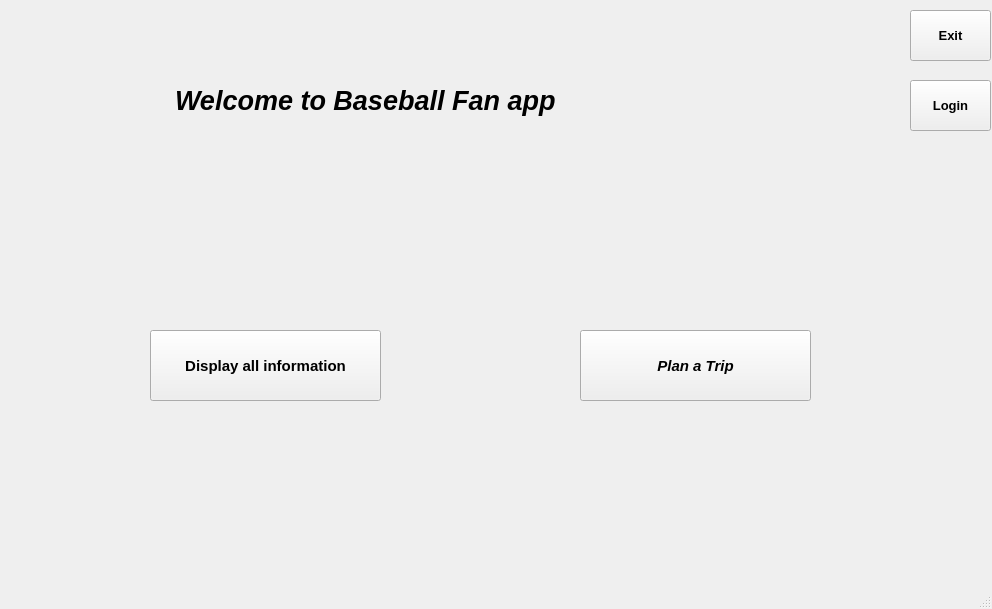
<?xml version="1.0" encoding="UTF-8"?>
<ui version="4.0">
 <class>MainWindow</class>
 <widget class="QMainWindow" name="MainWindow">
  <property name="geometry">
   <rect>
    <x>0</x>
    <y>0</y>
    <width>992</width>
    <height>609</height>
   </rect>
  </property>
  <property name="windowTitle">
   <string>MainWindow</string>
  </property>
  <widget class="QWidget" name="centralwidget">
   <widget class="QPushButton" name="loginButton">
    <property name="geometry">
     <rect>
      <x>910</x>
      <y>80</y>
      <width>81</width>
      <height>51</height>
     </rect>
    </property>
    <property name="font">
     <font>
      <family>Arial</family>
      <pointsize>10</pointsize>
      <weight>75</weight>
      <bold>true</bold>
     </font>
    </property>
    <property name="text">
     <string>Login</string>
    </property>
   </widget>
   <widget class="QPushButton" name="displayButton">
    <property name="geometry">
     <rect>
      <x>150</x>
      <y>330</y>
      <width>231</width>
      <height>71</height>
     </rect>
    </property>
    <property name="font">
     <font>
      <family>Arial</family>
      <pointsize>11</pointsize>
      <weight>75</weight>
      <bold>true</bold>
     </font>
    </property>
    <property name="text">
     <string>Display all information</string>
    </property>
   </widget>
   <widget class="QPushButton" name="planTripButton">
    <property name="geometry">
     <rect>
      <x>580</x>
      <y>330</y>
      <width>231</width>
      <height>71</height>
     </rect>
    </property>
    <property name="font">
     <font>
      <family>Arial</family>
      <pointsize>11</pointsize>
      <weight>75</weight>
      <italic>true</italic>
      <bold>true</bold>
     </font>
    </property>
    <property name="text">
     <string>Plan a Trip</string>
    </property>
   </widget>
   <widget class="QLabel" name="titelLabel">
    <property name="geometry">
     <rect>
      <x>10</x>
      <y>10</y>
      <width>971</width>
      <height>181</height>
     </rect>
    </property>
    <property name="font">
     <font>
      <family>Arial</family>
      <pointsize>20</pointsize>
      <weight>75</weight>
      <italic>true</italic>
      <bold>true</bold>
     </font>
    </property>
    <property name="layoutDirection">
     <enum>Qt::LeftToRight</enum>
    </property>
    <property name="text">
     <string>                      Welcome to Baseball Fan app</string>
    </property>
    <property name="alignment">
     <set>Qt::AlignLeading|Qt::AlignLeft|Qt::AlignVCenter</set>
    </property>
   </widget>
   <widget class="QLabel" name="BackgroundImag">
    <property name="geometry">
     <rect>
      <x>0</x>
      <y>190</y>
      <width>491</width>
      <height>411</height>
     </rect>
    </property>
    <property name="text">
     <string/>
    </property>
   </widget>
   <widget class="QLabel" name="BackgroundImag_2">
    <property name="geometry">
     <rect>
      <x>500</x>
      <y>190</y>
      <width>491</width>
      <height>421</height>
     </rect>
    </property>
    <property name="text">
     <string/>
    </property>
   </widget>
   <widget class="QPushButton" name="exitButton">
    <property name="geometry">
     <rect>
      <x>910</x>
      <y>10</y>
      <width>81</width>
      <height>51</height>
     </rect>
    </property>
    <property name="font">
     <font>
      <family>Arial</family>
      <pointsize>10</pointsize>
      <weight>75</weight>
      <bold>true</bold>
     </font>
    </property>
    <property name="text">
     <string>Exit</string>
    </property>
   </widget>
   <widget class="QLabel" name="label">
    <property name="geometry">
     <rect>
      <x>10</x>
      <y>10</y>
      <width>181</width>
      <height>141</height>
     </rect>
    </property>
    <property name="styleSheet">
     <string notr="true">image: url(:/1.png/Baseball Bat.png);</string>
    </property>
    <property name="text">
     <string/>
    </property>
   </widget>
   <widget class="QLabel" name="label_2">
    <property name="geometry">
     <rect>
      <x>770</x>
      <y>410</y>
      <width>211</width>
      <height>171</height>
     </rect>
    </property>
    <property name="styleSheet">
     <string notr="true">image: url(:/1.png/field.jpg);</string>
    </property>
    <property name="text">
     <string/>
    </property>
   </widget>
   <zorder>titelLabel</zorder>
   <zorder>BackgroundImag_2</zorder>
   <zorder>BackgroundImag</zorder>
   <zorder>loginButton</zorder>
   <zorder>displayButton</zorder>
   <zorder>planTripButton</zorder>
   <zorder>exitButton</zorder>
   <zorder>label</zorder>
   <zorder>label_2</zorder>
  </widget>
  <widget class="QStatusBar" name="statusbar"/>
 </widget>
 <resources/>
 <connections>
  <connection>
   <sender>exitButton</sender>
   <signal>clicked()</signal>
   <receiver>MainWindow</receiver>
   <slot>close()</slot>
   <hints>
    <hint type="sourcelabel">
     <x>778</x>
     <y>28</y>
    </hint>
    <hint type="destinationlabel">
     <x>794</x>
     <y>133</y>
    </hint>
   </hints>
  </connection>
 </connections>
</ui>
